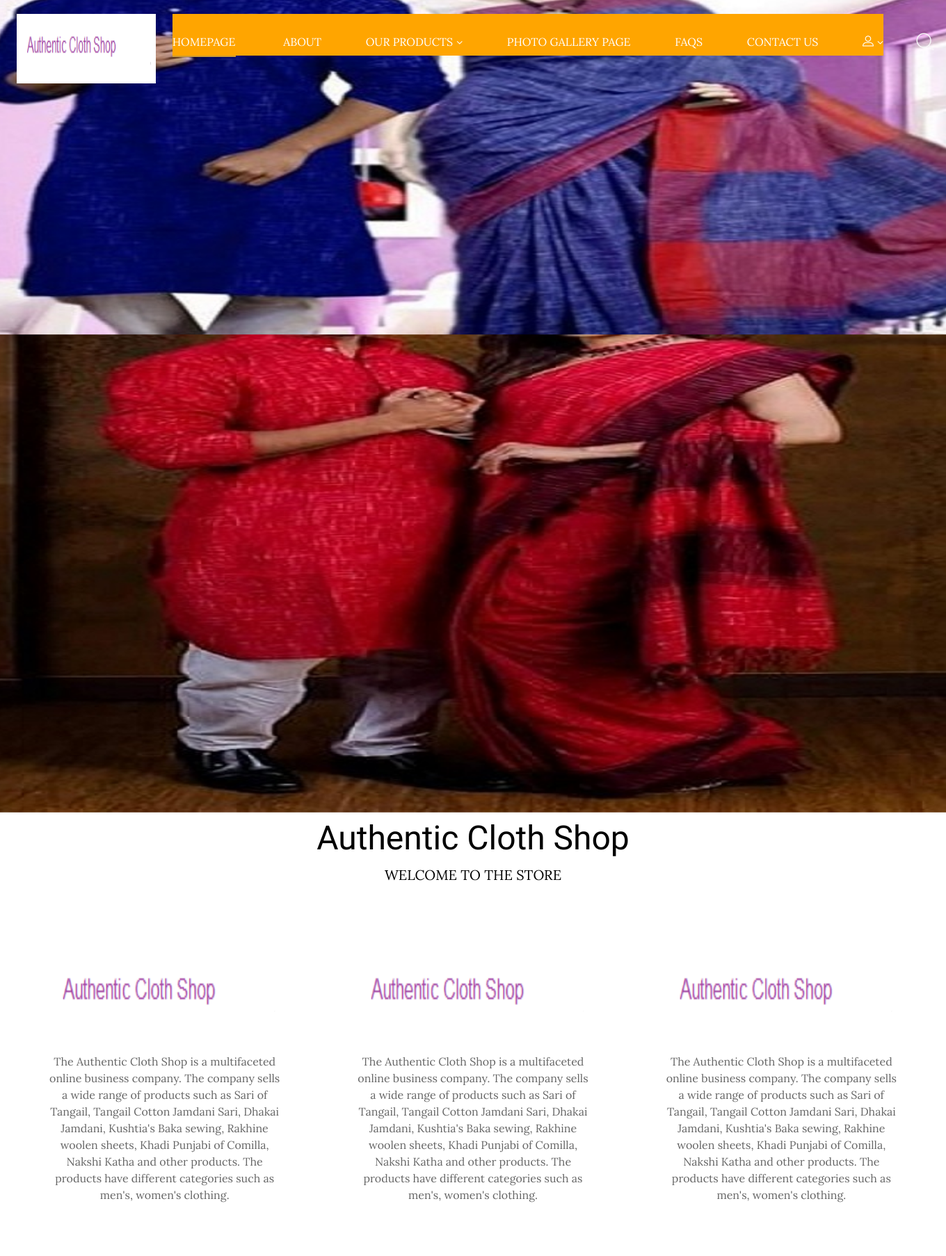
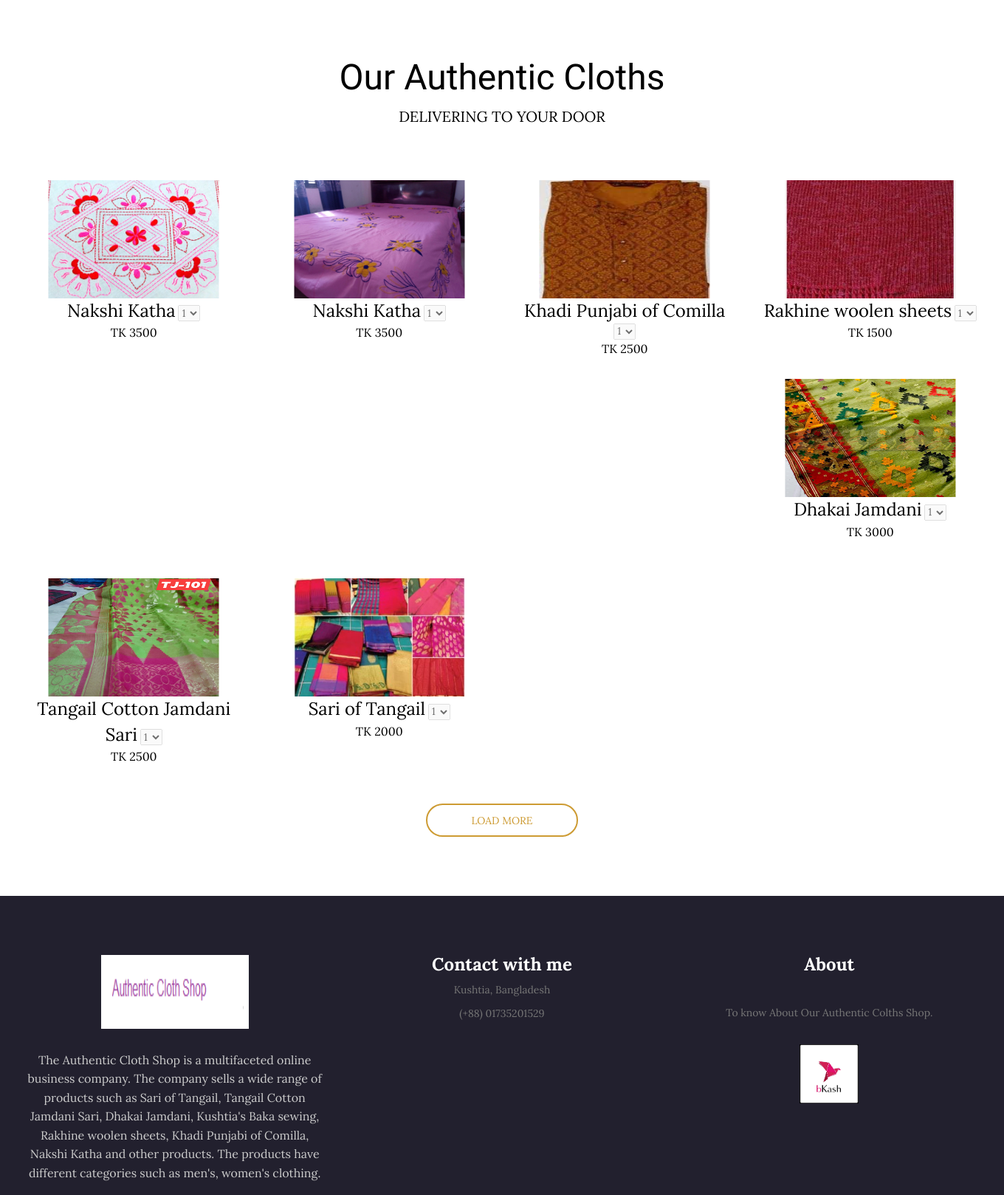
The page / (upper part) on the database its author committed (2 pictures, top to bottom).
### tables this page shows
CREATE TABLE `slider` (
  `id` int(11) NOT NULL,
  `title` varchar(255) NOT NULL,
  `homeimg` varchar(255) DEFAULT NULL,
  `otherimg` varchar(255) DEFAULT NULL,
  `status` varchar(100) NOT NULL DEFAULT 'inactive'
);

CREATE TABLE `product` (
  `id` int(11) NOT NULL,
  `productName` varchar(255) NOT NULL,
  `cat_id` int(11) NOT NULL,
  `colorName` varchar(255) DEFAULT NULL,
  `cityName` varchar(255) DEFAULT NULL,
  `size` varchar(255) DEFAULT NULL,
  `body` text NOT NULL,
  `price` float NOT NULL,
  `qty` int(11) NOT NULL DEFAULT 1,
  `image` varchar(255) DEFAULT NULL,
  `status` varchar(200) NOT NULL
);

### lib/Database.php (called while the page is built, shortened)
<?php
Class Database{
 public $host   = DB_HOST;
 public $user   = DB_USER;
 public $pass   = DB_PASS;
 public $dbname = DB_NAME;
 public $link;
private function connectDB(){
 $this->link = new mysqli($this->host, $this->user, $this->pass,
  $this->dbname);
 }
public function select($query){
  $result = $this->link->query($query) or
   die($this->link->error.__LINE__);
  if($result->num_rows > 0){
    return $result;
  } else {
    return false;
  }
 }
}
?>

### classes/Catagory.php (called while the page is built, shortened)
<?php
$filepath=realpath(dirname(__FILE__));
include_once ($filepath.'/../lib/Database.php');
include_once($filepath.'/../helpers/Format.php'); ?>
 <?php
 class Catagory {
 	private $db;
	public function __construct(){
		$this->db=new Database();
	}
public function getActiveslider()
{
	$query="select * from slider where status='active' order by id desc";
 	$result=$this->db->select($query);
 	return $result;
}
}
  ?>

### classes/Product.php (called while the page is built, shortened)
<?php
$filepath=realpath(dirname(__FILE__));
include_once ($filepath.'/../lib/Database.php');
 ?>
<?php
class Product{
	private $db;
	public function __construct(){
		$this->db=new Database();
	}
	public function getNewProduct(){
		$query="select * from product where status='active'  order by id DESC limit 12";
 	$result=$this->db->select($query);
 	return $result;
	}
	public function product_rating($id)
	{
		$query="SELECT AVG(rating.rating) avg FROM rating WHERE product_id=$id";
	 	$result=$this->db->select($query);
	 	return $result;
	}
}
 ?>

### index.php (the view, shortened to what this page needs)
<?php include_once 'inc/header.php';?>
    <div class="pb-80" id="slider" >
      <div class="ps-carousel--animate ps-carousel-nav">
        <?php
        $slider=$cat->getActiveslider();
        if ($slider) {
        while ($result=$slider->fetch_assoc()) {
         ?>
        <div class="item">
            <div class="ps-banner bg--cover" ><img height="550" src="admin/<?php echo($result['homeimg']);?>" alt="">
              <div class="ps-banner__content">
              </div>
            </div>
          </div>
        <?php }} ?>
      </div>
    </div>
    <div class="ps-awards">
      <div class="ps-container">
        <div class="ps-section__header">
          <h3 class="ps-section__title">Authentic Cloth Shop</h3>
          <p>WELCOME TO THE STORE</p><span><img src="images/icons/floral.png" alt=""></span>
        </div>
        <div class="ps-section__content">
          <div class="row">
            <div class="col-lg-4 col-md-4 col-sm-12 col-xs-12 ">
              <div class="ps-block--award"><img height="130" style=" border-radius: 50%;" src="admin/upload/logo.png" alt="">
                <p>The Authentic Cloth Shop is a multifaceted online business company.
                  The company sells a wide range of products such as Sari of Tangail,
                   Tangail Cotton Jamdani Sari, Dhakai Jamdani, Kushtia's Baka sewing, Rakhine woolen sheets, Khadi Punjabi of Comilla,
                    Nakshi Katha and other products.
                  The products have different categories such as men's, women's clothing.</p>
              </div>
            </div>
            <div class="col-lg-4 col-md-4 col-sm-12 col-xs-12 ">
              <div class="ps-block--award"><img height="130" style=" border-radius: 50%;" src="admin/upload/logo.png" alt="">
              <p>The Authentic Cloth Shop is a multifaceted online business company.
                  The company sells a wide range of products such as Sari of Tangail,
                   Tangail Cotton Jamdani Sari, Dhakai Jamdani, Kushtia's Baka sewing, Rakhine woolen sheets, Khadi Punjabi of Comilla,
                    Nakshi Katha and other products.
                  The products have different categories such as men's, women's clothing.</p>
              </div>
            </div>
            <div class="col-lg-4 col-md-4 col-sm-12 col-xs-12 ">
              <div class="ps-block--award"><img height="130" style=" border-radius: 50%;"  src="admin/upload/logo.png" alt="">
              <p>The Authentic Cloth Shop is a multifaceted online business company.
                  The company sells a wide range of products such as Sari of Tangail,
                   Tangail Cotton Jamdani Sari, Dhakai Jamdani, Kushtia's Baka sewing, Rakhine woolen sheets, Khadi Punjabi of Comilla,
                    Nakshi Katha and other products.
                  The products have different categories such as men's, women's clothing.</p>
              </div>
            </div>
          </div>
        </div>
      </div>
    <div class="ps-home-product">
      <div class="ps-container">
        <div class="ps-section__header">
          <h3 class="ps-section__title">Our Authentic Cloths</h3>
          <p>Delivering to your door</p><span><img src="images/icons/floral.png" alt=""></span>
        </div>
        <div class="ps-section__content">
          <div class="row">
              <?php
              $getNpd=$pd->getNewProduct();
              if ($getNpd) {
                while ($result=$getNpd->fetch_assoc()) {
               ?>
            <div class="col-lg-3 col-md-4 col-sm-6 col-xs-12 ">
              <div class="ps-product">
                <div class="ps-product__thumbnail"><img width="210" height="160" src="admin/<?php echo($result['image']); ?>" alt=""><a class="ps-product__overlay" href="details.php?pdId=<?php echo($result['id']); ?>"></a>
                </div>
                <div class="ps-product__content"><a class="ps-product__title" href="details.php?pdId=<?php echo($result['id']); ?>"><?php echo($result['productName']); ?></a>
                  <?php
                     $getrt=$pd->product_rating($result['id']);
                      $re=$getrt->fetch_assoc();
                      $rating=$re['avg'];
                     ?>
                  <select class="ps-rating" disabled>
                   <?php
                   for ($i=1; $i <=5 ; $i++) {
                     if ($i<=$rating) {
                    ?>
                      <option value="1" ><?php echo($re['avg']); ?></option>
                      <?php
                    }else{
                       ?>
                      <option value="<?php echo($i); ?>" ><?php echo($i); ?></option>
                      <?php }} ?>
                  </select>
                  <p class="ps-product__price">TK <?php echo($result['price']); ?></p>
              </div>
              </div>
            </div>
            <?php }} ?>
          </div>
        </div>
    <div class="ps-section__footer text-center"><a class="ps-btn" href="allproducts.php">Load more</a></div>
      </div>
    </div>
<?php include_once 'inc/footer.php';?>

### rows shown on the page
slider: homeimg (picture)
slider: homeimg (picture)
product: image (picture), productName "Nakshi Katha", price "3500"
product: image (picture), productName "Nakshi Katha", price "3500"
product: image (picture), productName "Khadi Punjabi of Comilla", price "2500"
product: image (picture), productName "Rakhine woolen sheets", price "1500"
product: image (picture), productName "Dhakai Jamdani", price "3000"
product: image (picture), productName "Tangail Cotton Jamdani Sari", price "2500"
product: image (picture), productName "Sari of Tangail", price "2000"

### other values the page prints
form field value "1"
